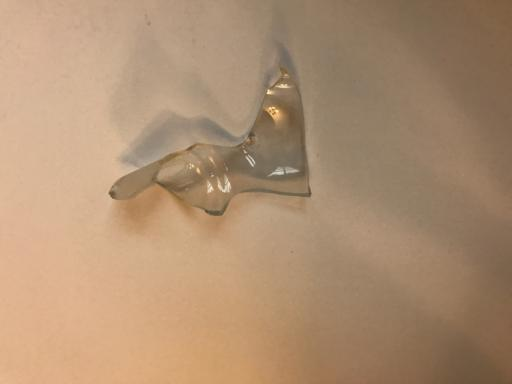
#> input picture dataset/glass/01456f8c-78c5-4eb4-aa0c-5f306a61d639.jpg, 512 x 384 px; its folder holds only this picture in this run
$ python feature_extraction.py
#> lines starting #> are read from the running program, lines starting #| are printed output that depends on the picture
"""
Feature Extraction for Material Stream Identification
Convert raw images into 1D fixed-size numerical feature vectors.
"""

import cv2
import numpy as np
from pathlib import Path
import pickle


class FeatureExtractor:
    """
    Extracts features from images to convert from pixels to features.
    Uses Histogram of Oriented Gradients and Color Histograms.
    """

    def __init__(self, image_size=(256, 256)):
        """
        Initialize the feature extractor.

        Args:
            image_size (tuple): Target size for resizing images
        """
        self.image_size = image_size

        # HOG parameters
        self.hog = cv2.HOGDescriptor(
            _winSize=(256, 256),  # Size of detection window
            _blockSize=(32, 32),  # Size of blocks for normalization
            _blockStride=(16, 16),  # Stride of blocks (How much blocks overlap)
            _cellSize=(16, 16),  # Size of cells within blocks
            _nbins=9  # Number of orientation bins
        )

        self.classes = {
            'glass': 0,
            'paper': 1,
            'cardboard': 2,
            'plastic': 3,
            'metal': 4,
            'trash': 5
        }

    def extract_hog_features(self, image):
        """
        Extract HOG features from image.

        Args:
            image (np.ndarray): Input image

        Returns:
            np.ndarray: HOG feature vector
        """
        # Resize image
        resized = cv2.resize(image, self.image_size)

        # Convert to grayscale
        gray = cv2.cvtColor(resized, cv2.COLOR_BGR2GRAY)

        # Compute HOG features
        hog_features = self.hog.compute(gray)

        return hog_features.flatten()

    def extract_color_histogram(self, image):
        """
        Extract color histogram features from image.

        Args:
            image (np.ndarray): Input image

        Returns:
            np.ndarray: Color histogram feature vector
        """
        resized = cv2.resize(image, self.image_size)

        # Compute histogram for each color channel
        hist_features = []
        for i in range(3):  # BGR
            hist = cv2.calcHist([resized], [i], None, [64], [0, 256])
            hist = hist.flatten()
            hist = hist / (hist.sum() + 1e-7)  # Normalize
            hist_features.append(hist)

        return np.concatenate(hist_features)

    def extract_features(self, image):
        """
        Extract combined feature vector from image.

        Args:
            image (np.ndarray): Input image

        Returns:
            np.ndarray: Combined feature vector
        """
        # Extract HOG features
        hog_features = self.extract_hog_features(image)

        # Extract color histogram features
        color_features = self.extract_color_histogram(image)

        # Combine features
        features = np.concatenate([hog_features, color_features])

        return features

    def extract_from_dataset(self, dataset_path, output_path):
        """
        Extract features from entire dataset.

        Args:
            dataset_path (str): Path to dataset directory
            output_path (str): Path to save extracted features
        """
        print("=" * 60)
        print("FEATURE EXTRACTION")
        print("=" * 60)
        print(f"Dataset: {dataset_path}")
        print(f"Output: {output_path}")
        print("-" * 60)

        dataset_path = Path(dataset_path)

        all_features = []
        all_labels = []

        for class_name, class_id in self.classes.items():
            class_dir = dataset_path / class_name

            image_files = list(class_dir.glob('*.jpg'))

            print(f"\n{class_name.upper()} (ID: {class_id}): {len(image_files)} images")

            # Extract features from each image
            for img_path in image_files:
                img = cv2.imread(str(img_path))
                if img is not None:
                    features = self.extract_features(img)
                    all_features.append(features)
                    all_labels.append(class_id)

        X = np.array(all_features)
        y = np.array(all_labels)

        print("\n" + "=" * 60)
        print("EXTRACTION COMPLETE")
        print("=" * 60)
        print(f"Total samples: {X.shape[0]}")
        print(f"Feature vector size: {X.shape[1]}")
        print(f"Class distribution: {np.bincount(y)}")

        # Save features
        output_path = Path(output_path)
        output_path.parent.mkdir(parents=True, exist_ok=True)

        data = {
            'features': X,
            'labels': y,
            'class_mapping': self.classes
        }

        with open(output_path, 'wb') as f:
            pickle.dump(data, f)

        print(f"\nFeatures saved to: {output_path}")
        print("=" * 60)


def main():
    """
    Run feature extraction on the augmented dataset.
    """
    dataset_path = 'dataset_augmented'
    output_path = 'features/extracted_features.pkl'

    # Initialize feature extractor
    extractor = FeatureExtractor(image_size=(256, 256))

    # Extract features
    extractor.extract_from_dataset(dataset_path, output_path)
#> in extract_from_dataset, img is the input picture: shape (384, 512, 3); mean B, G, R 113.9, 143.2, 174
#> in extract_hog_features, `resized = cv2.resize(image, self.image_size)`:
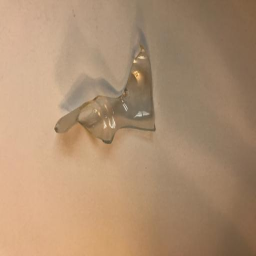
#> resized: shape (256, 256, 3); mean B, G, R 113.8, 143.1, 173.9
#> in extract_hog_features, `gray = cv2.cvtColor(resized, cv2.COLOR_BGR2GRAY)`:
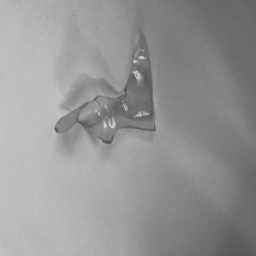
#> gray: shape (256, 256); min 75, max 229, mean 149
#> in extract_hog_features, `hog_features = self.hog.compute(gray)`: hog_features = 8100 values, max 0.432 at index 5004, min 0.00208 at index 7502, mean 0.151
#> after the loop in extract_color_histogram, `for i in range(3):`: hist_features = 3 items
#> in extract_features, `color_features = self.extract_color_histogram(image)`: color_features = 192 values, max 0.0894 at index 109, min 0 at index 0, mean 0.0156
#> in extract_features, `features = np.concatenate([hog_features, color_features])`: features = 8292 values, max 0.432 at index 5004, min 0 at index 8100, mean 0.148
#| Total samples: 1
#| Feature vector size: 8292


if __name__ == "__main__":
    main()
